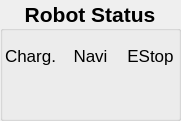
   <widget class="QGroupBox" name="mrstatus_groupBox_2">
    <property name="geometry">
     <rect>
      <x>1170</x>
      <y>10</y>
      <width>181</width>
      <height>121</height>
     </rect>
    </property>
    <property name="font">
     <font>
      <pointsize>16</pointsize>
      <weight>75</weight>
      <bold>true</bold>
     </font>
    </property>
    <property name="title">
     <string>Robot Status</string>
    </property>
    <property name="alignment">
     <set>Qt::AlignCenter</set>
    </property>
    <widget class="QLabel" name="charging_label">
     <property name="geometry">
      <rect>
       <x>0</x>
       <y>40</y>
       <width>61</width>
       <height>31</height>
      </rect>
     </property>
     <property name="font">
      <font>
       <pointsize>13</pointsize>
       <weight>50</weight>
       <bold>false</bold>
      </font>
     </property>
     <property name="text">
      <string>Charg.</string>
     </property>
     <property name="alignment">
      <set>Qt::AlignCenter</set>
     </property>
    </widget>
    <widget class="QLabel" name="navistatLED_label">
     <property name="geometry">
      <rect>
       <x>80</x>
       <y>80</y>
       <width>31</width>
       <height>31</height>
      </rect>
     </property>
     <property name="text">
      <string/>
     </property>
     <property name="pixmap">
      <pixmap resource="resources.qrc">:/icons/gray-led-on.png</pixmap>
     </property>
     <property name="scaledContents">
      <bool>true</bool>
     </property>
    </widget>
    <widget class="QLabel" name="navistat_label">
     <property name="geometry">
      <rect>
       <x>70</x>
       <y>40</y>
       <width>41</width>
       <height>31</height>
      </rect>
     </property>
     <property name="font">
      <font>
       <pointsize>13</pointsize>
       <weight>50</weight>
       <bold>false</bold>
      </font>
     </property>
     <property name="text">
      <string>Navi</string>
     </property>
     <property name="alignment">
      <set>Qt::AlignCenter</set>
     </property>
    </widget>
    <widget class="QLabel" name="chargingLED_label">
     <property name="geometry">
      <rect>
       <x>20</x>
       <y>80</y>
       <width>31</width>
       <height>31</height>
      </rect>
     </property>
     <property name="text">
      <string/>
     </property>
     <property name="pixmap">
      <pixmap resource="resources.qrc">:/icons/gray-led-on.png</pixmap>
     </property>
     <property name="scaledContents">
      <bool>true</bool>
     </property>
    </widget>
    <widget class="QLabel" name="estopLED_label">
     <property name="geometry">
      <rect>
       <x>140</x>
       <y>80</y>
       <width>31</width>
       <height>31</height>
      </rect>
     </property>
     <property name="text">
      <string/>
     </property>
     <property name="pixmap">
      <pixmap resource="resources.qrc">:/icons/gray-led-on.png</pixmap>
     </property>
     <property name="scaledContents">
      <bool>true</bool>
     </property>
    </widget>
    <widget class="QLabel" name="estop_label">
     <property name="geometry">
      <rect>
       <x>120</x>
       <y>40</y>
       <width>61</width>
       <height>31</height>
      </rect>
     </property>
     <property name="font">
      <font>
       <pointsize>13</pointsize>
       <weight>50</weight>
       <bold>false</bold>
      </font>
     </property>
     <property name="text">
      <string>EStop</string>
     </property>
     <property name="alignment">
      <set>Qt::AlignCenter</set>
     </property>
    </widget>
   </widget>
